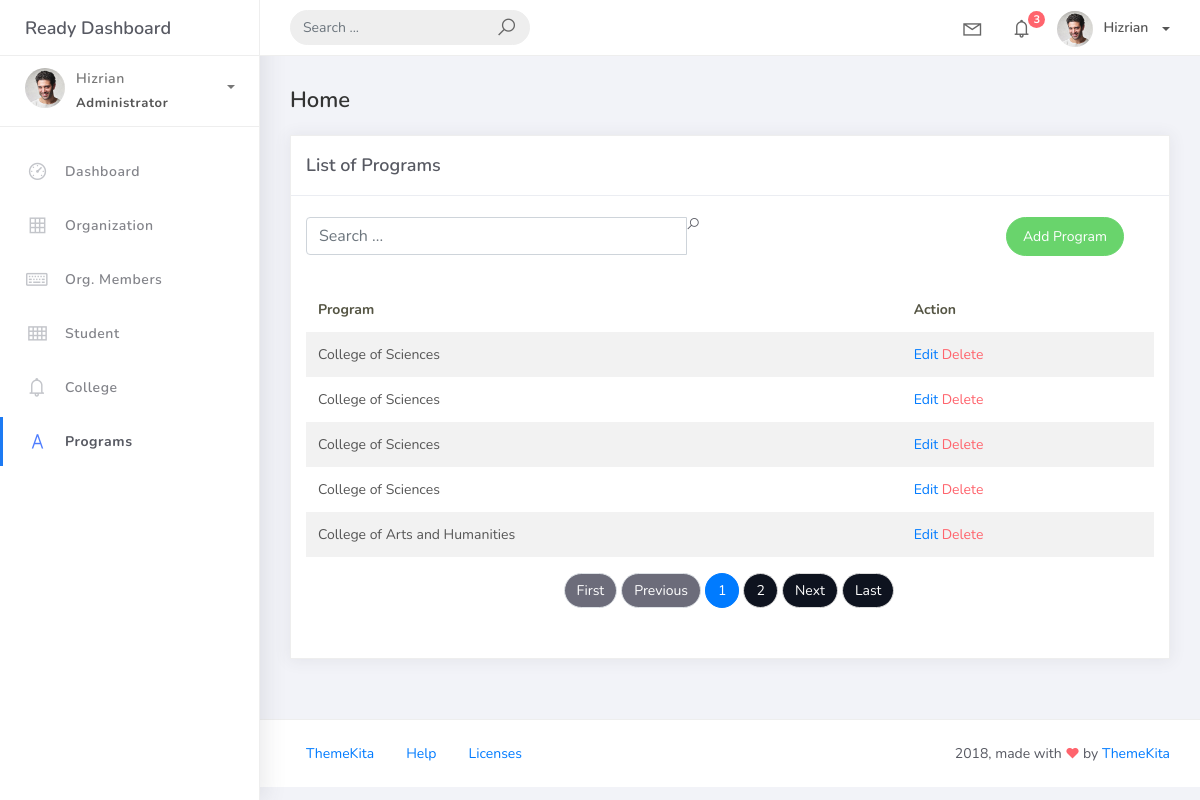
The app's page /program_list, older data.
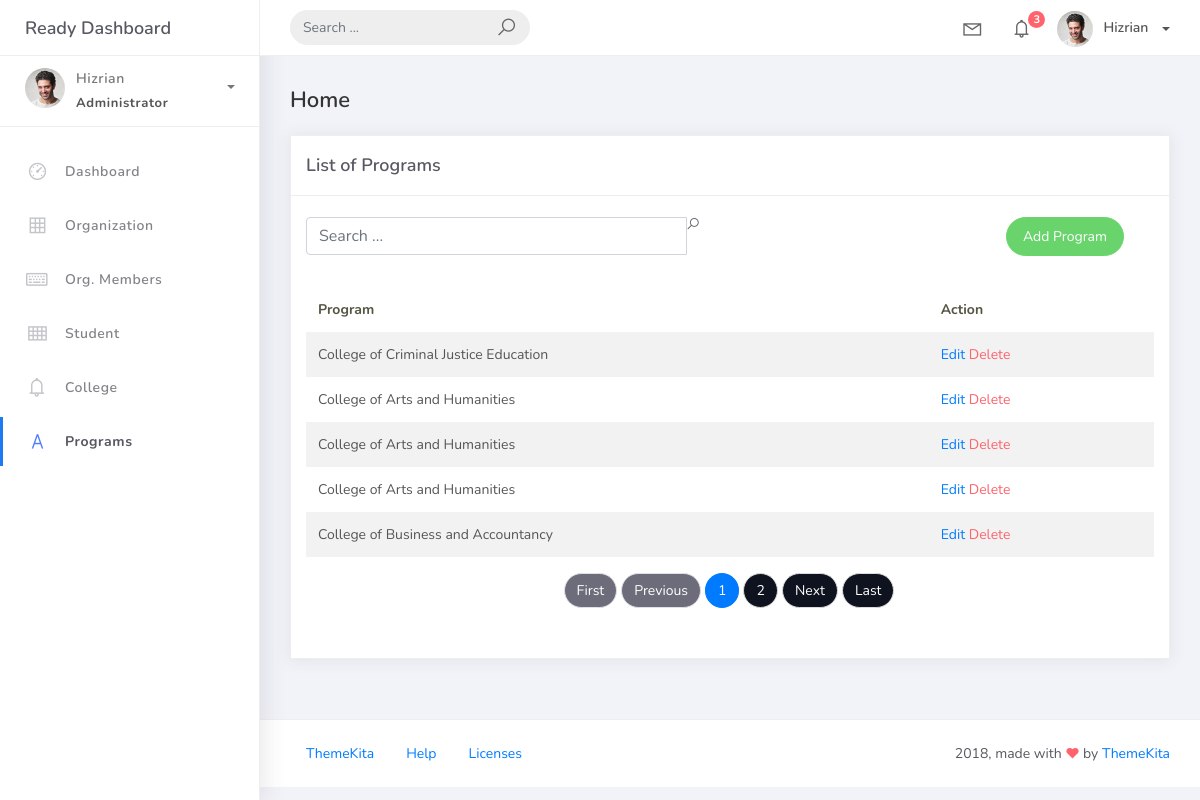
The same page, newer data.
### studentorg/models.py (models this page shows, shortened)
class BaseModel (models.Model ):
    create_at = models.DateTimeField(auto_now_add=True, db_index=True)
    updated_at = models.DateTimeField(auto_now=True)
    class Meta:
        abstract = True

class Program(BaseModel):
    program_name = models.CharField(max_length=150)
    college = models.ForeignKey(College, on_delete=models.CASCADE)

class College(BaseModel):
    college_name = models.CharField(max_length=150)
    def __str__(self):
        return self.college_name

### studentorg/views.py (the view)
# urls.py: path('program_list', views.ProgramList.as_view(), name='program-list'),
class ProgramList(ListView):
    model = Program
    context_object_name = 'program'
    template_name  = 'program_list.html'
    paginate_by = 5
    def get_context_data(self, **kwargs):
        context = super().get_context_data(**kwargs)
        context['program'] = Program.objects.all()
        return context
    def get_queryset(self, *args, **kwargs):
         qs = super(ProgramList, self).get_queryset(*args, **kwargs)
         if self.request.GET.get("q") != None:
             query = self.request.GET.get('q')
             qs = qs = qs.filter(Q(prog_name__icontains=query))
         return qs

### templates/program_list.html (shortened to what this page needs)
{% extends 'base.html' %} {% load static %} {% block content %}
<div class="content">
    <div class="container-fluid">
        <h4 class="page-title">Home</h4>
        <div class="row">
            <div class="col-md-12">
                <div class="card">
                    <div class="card-header">
                        <div class="card-title">List of Programs</div>
                    </div>
                    <br />
                          <div class="col-md-12 row">
                            <div class="col-md-6">
                                    <div class="input-group">
                                        <input type="text" placeholder="Search ..." class="form-control" name="q" />
                                        <div class="input-group-append">
                                            <span class="la la-search search-icon"></i>
                                            </span>
                                        </div>
                                    </div>
                            </div>
                            <div class="col-md-6">
                                <div class="pull-right">
                                    <a href="{% url 'program-add' %}" class="btn btn-success btn-rounded">Add Program</a>
                                </div>
                            </div>
                          </div>
                    <div class="card-body">
                        <table class="table table-striped mt-3">
                            <thead>
                                <tr>
                                    <th scope="col">Program</th>
                                    <th scope="col">Action</th>
                                </tr>
                            </thead>
                            <tbody>
                                {% for object in object_list %}
                                <tr>
                                    <td>{{ object.college }}</td>
                                   <td>
                                    <a href="program_list/{{ object.id }}">Edit</a>
                                    <a href="program_list/{{ object.id }}/delete" class="text-danger">Delete</a>
                                   </td>
                                </tr>
                                {% empty %}
                                <tr>
                                    <td colspan="4" style="text-align: center">
                                        <p class="text-sm font-weight-bold mb-0">No Record Found</p>
                                    </td>
                                </tr>
                                {% endfor %}
                            </tbody>
                        </table>
                        {% include 'includes/pagination.html' %}
                    </div>
                </div>
            </div>
        </div>
    </div>
</div>
{% endblock %}

Row changes from the older to the newer data that the page shows:
removed Program: college "College of Sciences"
removed Program: college "College of Sciences"
removed Program: college "College of Sciences"
changed Program: college "College of Sciences" → "College of Criminal Justice Education"
now on this page (row unchanged): Program: college "College of Arts and Humanities"
now on this page (row unchanged): Program: college "College of Arts and Humanities"
now on this page (row unchanged): Program: college "College of Business and Accountancy"
